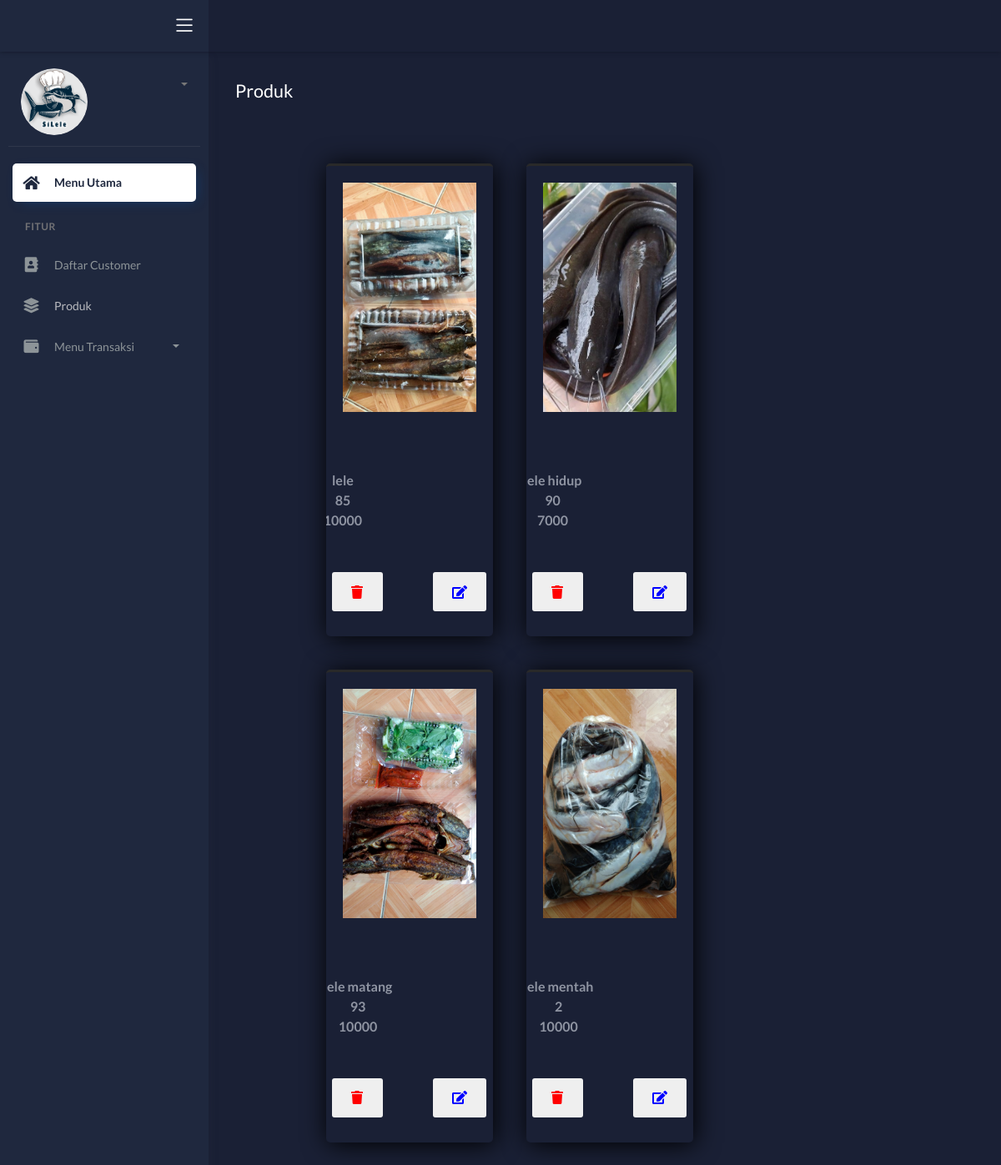
The app's page /admin/produk/produk1.php, older data.
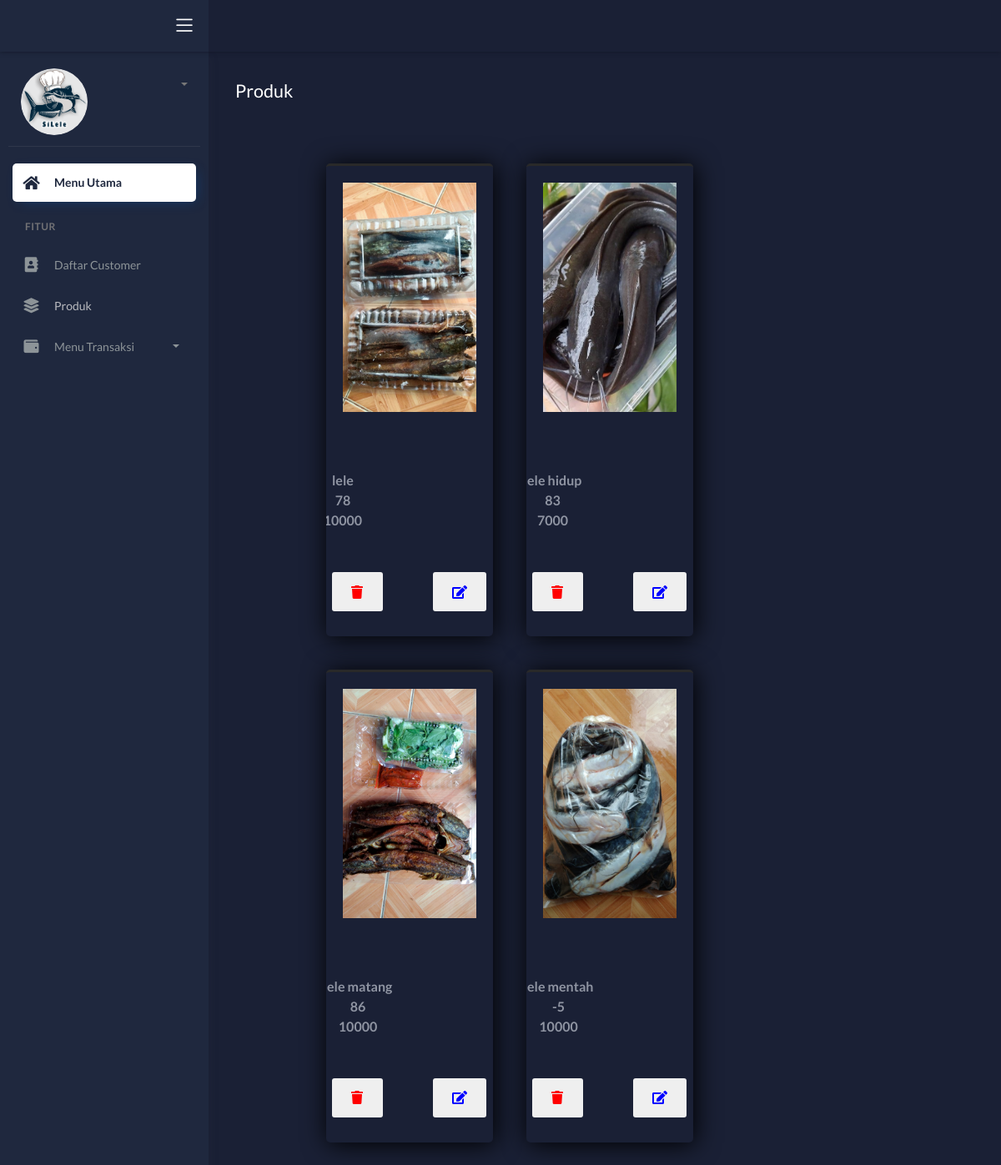
The same page, newer data.
### tables this page shows
CREATE TABLE `produk` (
  `id_produk` int(11) NOT NULL,
  `nama_produk` varchar(20) NOT NULL,
  `deskripsi` varchar(225) NOT NULL,
  `stok` int(11) NOT NULL,
  `harga` int(11) NOT NULL,
  `foto_produk` varchar(255) NOT NULL
);

### admin/produk/produk1.php (the view, shortened to what this page needs)
<?php
include '../../koneksi.php';
?>
<!DOCTYPE html>
<html lang="en">
<head>
	<link rel="stylesheet" href="../../assets/css/bootstrap.min.css">
	<link rel="stylesheet" href="../../assets/css/atlantis.min.css">
	<link rel="stylesheet" href="../../assets/css/demo.css">
</head>
<body data-background-color="dark">
	<div class="wrapper">
		<div class="main-header">
			<div class="logo-header" data-background-color="dark2">
				<div class="nav-toggle">
					<button class="btn btn-toggle toggle-sidebar">
						<i class="icon-menu"></i>
					</button>
				</div>
			</div>
			<nav class="navbar navbar-header navbar-expand-lg" data-background-color="dark">
			</nav>
		</div>
		<div class="sidebar sidebar-style-2" data-background-color="dark2">
			<div class="sidebar-wrapper scrollbar scrollbar-inner">
				<div class="sidebar-content">
					<div class="user">
						<div class="avatar-sm float-left mr-2 avatar-xl">
							<img src="../../assets/img/silele.png" alt="..." class="avatar-img rounded-circle">
						</div>
						<div class="info">
							<a data-toggle="collapse" href="#collapseExample" aria-expanded="true">
								<span>
									<p>&nbsp</p>
									<span class="caret "><p></p></span>
								</span>
							</a>
							<div class="clearfix"></div>
						</div>
					</div>
					<ul class="nav nav-primary">
						<li class="nav-item active">
							<a href="../index.php" data-toggle="collapse" class="collapsed" aria-expanded="false">
								<i class="fas fa-home"></i>
								<p>Menu Utama</p>
							</a>
						</li>
						<li class="nav-section">
							<h4 class="text-section">Fitur</h4>
						</li>
						<li class="nav-item">
							<a href="../datacustomer.php">
								<i class="fas fa-address-book"></i>
								<p>Daftar Customer</p>
							</a>
						</li>
						<li class="nav-item">
							<a href="produk.php">
								<i class="fas fa-layer-group"></i>
								<span class="sub-item">Produk</span>
							</a>
						</li>
						<li class="nav-item">
							<a data-toggle="collapse" href="#submenu">
								<i class="fas fa-wallet"></i>
								<p>Menu Transaksi</p>
								<span class="caret"></span>
							</a>
						</li>
					</ul>
				</div>
			</div>
		</div>
        <div class="main-panel">
			<div class="content">
				<div class="page-inner">
					<div class="mt-2 mb-4">
						<h2 class="text-white pb-2">Produk</h2>
					</div>
        <div class="row">
            <div class="col-md-9" id= "container">
                <section id ="movies-list">
                        <?php
                                    		$sql = $koneksi->query ("SELECT * FROM produk");
                                    		while ($data=$sql -> fetch_assoc()) {
                                    	?>
                        <div class="movies_box">
                            <a href="produk.php">
                            <div class="movies_img">
                                <img src="../../produk/<?php echo $data['foto_produk'];?>" width="70px" height="70px" >
                            </div>
                            <div class="movies_text" >
                                <a><strong><?= $data['nama_produk']?></strong>
                                <br><strong><?= $data['stok']?></strong>
                                <br><strong><?= $data['harga']?></strong></a>
                                <div class="d-flex justify-content-between">
                                    <div class="d-flex justify-content-between">
                                        <a onclick="return confirm('Anda Yakin Akan Menghapus Data....??')" href="hapus_produk.php?id_produk=<?php echo $data['id_produk']; ?>" ><button class="btn"><i type="button" class=" fa fa-trash" style="color: red;"></i></button></a>
                                        <a href="edit_produk.php?id_produk=<?php echo $data['id_produk']; ?>"><button class="btn"><i type="button" class="fa fa-edit" style=" color: blue; " ></i></button></a>
                                    </div>
                                </div>
                            </div>
                            </a>
                        </div>
                        <?php
                        }; ?>
                </section>
            </div>
        </div>
	</div>
</body>
</html>

Row changes from the older to the newer data that the page shows:
changed produk "lele": stok "85" → "78"
changed produk "lele hidup": stok "90" → "83"
changed produk "lele matang": stok "93" → "86"
changed produk "lele mentah": stok "2" → "-5"
